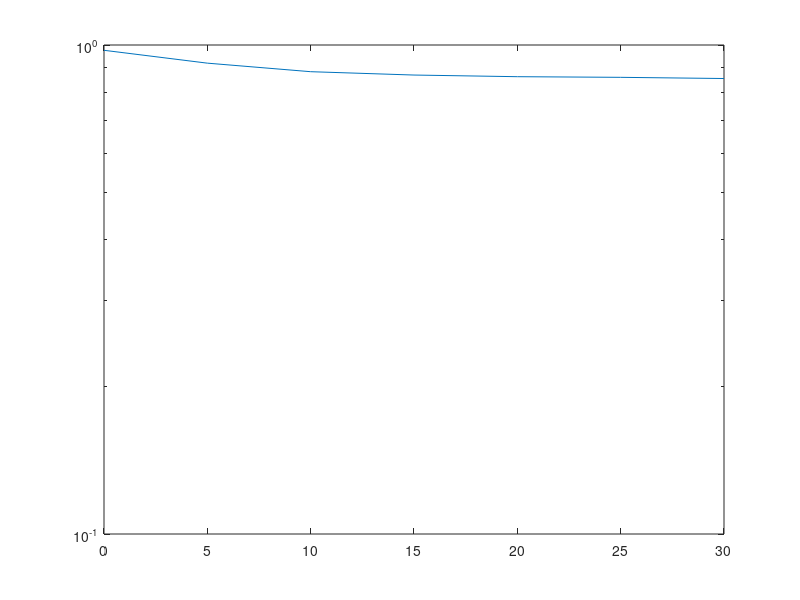

MATLAB code to generate this figure:
clear all 
 snrdb = [0: 5 : 30]; ct=10000;
 M=4; N=20; K=3;
 al1 = 0.8; al2=0.2;
 R = 1;
 P=1; Q=N/P;
 V=kron(eye(P), ones(Q,1))/sqrt(Q);
 
for ki =  1:length(snrdb)
     snr = 10^((snrdb(ki))/10);
        sum0=0; sum1=0; sum2=0; sum3=0;sum4=0;   sum5=0;
  for ix = 1 :ct            
     %%%%%%%%%%%%%%%%%%%%%%%%% High mobility user
     h1 = complex(sqrt(0.5)*randn(N,1),sqrt(0.5)*randn(N,1));
     h2 = complex(sqrt(0.5)*randn(N,K-1),sqrt(0.5)*randn(N,K-1));
      
     D1 = diag( complex(sqrt(0.5)*randn(N,1),sqrt(0.5)*randn(N,1)) );  
     
      for fi =1 : P
          fvector = V(:,fi);
          SINR(fi) = abs(fvector'*D1*h1)^2*al1/(abs(fvector'*D1*h1)^2*al2 ...
              + sum(abs(fvector'*D1*h2).^2)+ 1/snr);
      end
      if max(SINR)<2^R -1
          sum1 = sum1 +1;
      end
       
  end
  
  p(ki) = sum1/ct;
   
 
  
end
semilogy(snrdb, p )
%semilogy(snrdb, p  ,snrdb,po,snrdb,pdft)
 
  